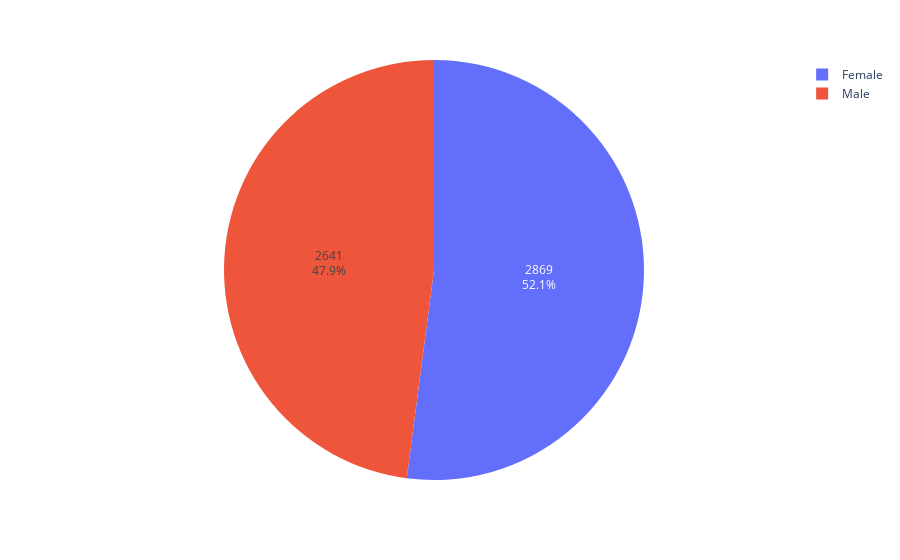

Write notebook code for a chart like this one.
### Markdown cell above
Otra forma

### Code cell
fig = px.pie(df[['Gender','Quantity']], names='Gender',values='Quantity')
fig.update_traces(textinfo='percent+value')

fig

### Figure 1 — Plotly figure (JSON) as saved in the notebook; plotly's stock layout.template omitted (floating-point values rounded to 4 significant figures; data arrays with more than 128 entries replaced by an {"elided": "..."} marker saying what was removed)
{"data": [{"domain": {"x": [0, 1], "y": [0, 1]}, "hovertemplate": "Gender=%{label}<br>Quantity=%{value}<extra></extra>", "labels": {"elided": "1000 str values"}, "legendgroup": "", "name": "", "showlegend": true, "textinfo": "percent+value", "type": "pie", "values": {"elided": "1000 int values"}}], "layout": {"legend": {"tracegroupgap": 0}, "margin": {"t": 60}}}
